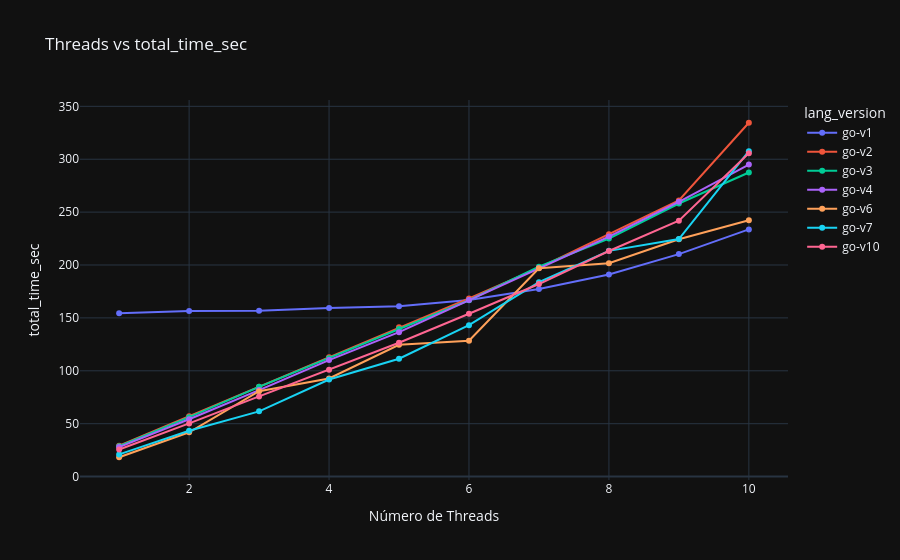
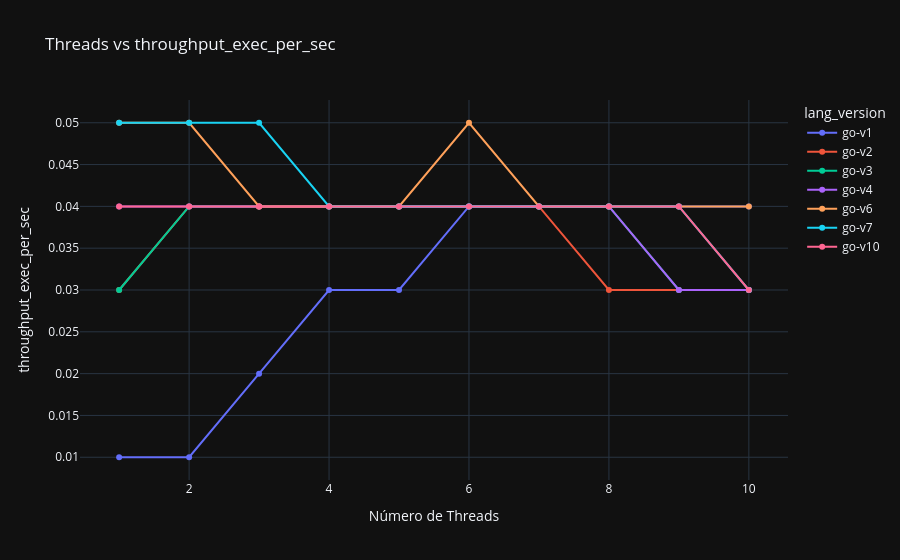
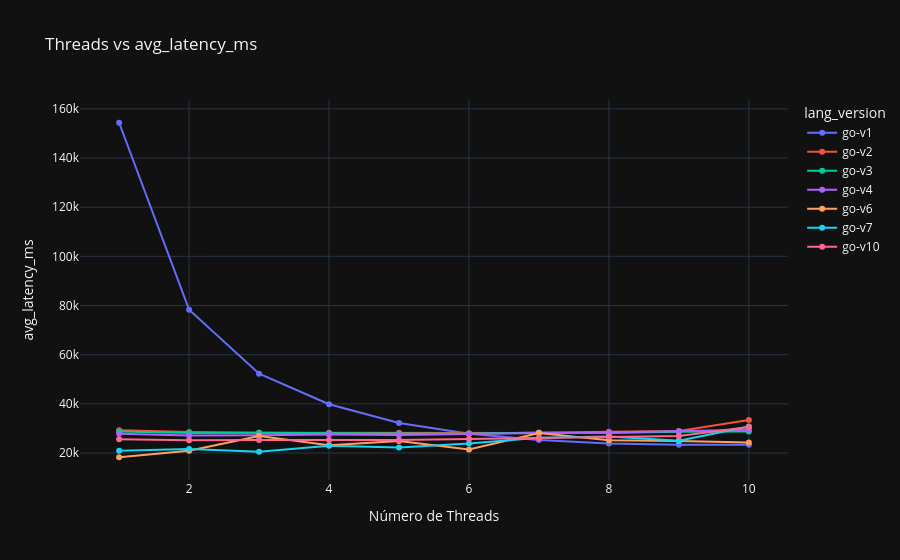

Notebook source saved alongside these figures, in order:
### Code cell
df_progression["lang_version"] = df_progression["language"] + "-" + df_progression["version"]

metrics = [
    "total_time_sec",
    "throughput_exec_per_sec",
    "avg_latency_ms"
]

for metric in metrics:
    fig = px.line(
        df_progression,
        x="threads",
        y=metric,
        color="lang_version",
        markers=True,
        title=f"Threads vs {metric}",
    )

    fig.update_layout(
        xaxis_title="Número de Threads",
        yaxis_title=metric,
        template="plotly_dark",
        hovermode="x unified"
    )

    fig.show()

### Figure 1 — Plotly figure (JSON) as saved in the notebook; plotly's stock layout.template omitted (floating-point values rounded to 4 significant figures)
{"data": [{"hovertemplate": "lang_version=go-v1<br>threads=%{x}<br>total_time_sec=%{y}<extra></extra>", "legendgroup": "go-v1", "line": {"color": "#636efa", "dash": "solid"}, "marker": {"symbol": "circle"}, "mode": "lines+markers", "name": "go-v1", "orientation": "v", "showlegend": true, "type": "scatter", "x": [1, 2, 3, 4, 5, 6, 7, 8, 9, 10], "xaxis": "x", "y": [154.3, 156.5, 156.7, 159.3, 161.0, 167.0, 177.4, 191.0, 210.3, 233.7], "yaxis": "y"}, {"hovertemplate": "lang_version=go-v2<br>threads=%{x}<br>total_time_sec=%{y}<extra></extra>", "legendgroup": "go-v2", "line": {"color": "#EF553B", "dash": "solid"}, "marker": {"symbol": "circle"}, "mode": "lines+markers", "name": "go-v2", "orientation": "v", "showlegend": true, "type": "scatter", "x": [1, 2, 3, 4, 5, 6, 7, 8, 9, 10], "xaxis": "x", "y": [29.22, 57.12, 84.82, 112.8, 141.2, 168.4, 197.2, 229.1, 261.0, 334.5], "yaxis": "y"}, {"hovertemplate": "lang_version=go-v3<br>threads=%{x}<br>total_time_sec=%{y}<extra></extra>", "legendgroup": "go-v3", "line": {"color": "#00cc96", "dash": "solid"}, "marker": {"symbol": "circle"}, "mode": "lines+markers", "name": "go-v3", "orientation": "v", "showlegend": true, "type": "scatter", "x": [1, 2, 3, 4, 5, 6, 7, 8, 9, 10], "xaxis": "x", "y": [28.77, 56.19, 84.81, 112.0, 139.5, 166.7, 198.5, 225.0, 258.1, 287.5], "yaxis": "y"}, {"hovertemplate": "lang_version=go-v4<br>threads=%{x}<br>total_time_sec=%{y}<extra></extra>", "legendgroup": "go-v4", "line": {"color": "#ab63fa", "dash": "solid"}, "marker": {"symbol": "circle"}, "mode": "lines+markers", "name": "go-v4", "orientation": "v", "showlegend": true, "type": "scatter", "x": [1, 2, 3, 4, 5, 6, 7, 8, 9, 10], "xaxis": "x", "y": [27.85, 54.14, 81.78, 110.1, 136.6, 166.8, 197.1, 226.9, 259.8, 295.0], "yaxis": "y"}, {"hovertemplate": "lang_version=go-v6<br>threads=%{x}<br>total_time_sec=%{y}<extra></extra>", "legendgroup": "go-v6", "line": {"color": "#FFA15A", "dash": "solid"}, "marker": {"symbol": "circle"}, "mode": "lines+markers", "name": "go-v6", "orientation": "v", "showlegend": true, "type": "scatter", "x": [1, 2, 3, 4, 5, 6, 7, 8, 9, 10], "xaxis": "x", "y": [18.27, 41.9, 80.76, 92.73, 124.5, 128.5, 197.0, 201.7, 224.4, 242.3], "yaxis": "y"}, {"hovertemplate": "lang_version=go-v7<br>threads=%{x}<br>total_time_sec=%{y}<extra></extra>", "legendgroup": "go-v7", "line": {"color": "#19d3f3", "dash": "solid"}, "marker": {"symbol": "circle"}, "mode": "lines+markers", "name": "go-v7", "orientation": "v", "showlegend": true, "type": "scatter", "x": [1, 2, 3, 4, 5, 6, 7, 8, 9, 10], "xaxis": "x", "y": [20.95, 43.27, 61.67, 91.74, 111.4, 143.1, 183.8, 213.4, 224.5, 307.6], "yaxis": "y"}, {"hovertemplate": "lang_version=go-v10<br>threads=%{x}<br>total_time_sec=%{y}<extra></extra>", "legendgroup": "go-v10", "line": {"color": "#FF6692", "dash": "solid"}, "marker": {"symbol": "circle"}, "mode": "lines+markers", "name": "go-v10", "orientation": "v", "showlegend": true, "type": "scatter", "x": [1, 2, 3, 4, 5, 6, 7, 8, 9, 10], "xaxis": "x", "y": [25.58, 50.29, 75.79, 101.0, 126.5, 153.9, 182.0, 213.2, 241.9, 305.7], "yaxis": "y"}], "layout": {"hovermode": "x unified", "legend": {"title": {"text": "lang_version"}, "tracegroupgap": 0}, "title": {"text": "Threads vs total_time_sec"}, "xaxis": {"anchor": "y", "domain": [0, 1], "title": {"text": "Número de Threads"}}, "yaxis": {"anchor": "x", "domain": [0, 1], "title": {"text": "total_time_sec"}}}}

### Figure 2 — Plotly figure (JSON) as saved in the notebook; plotly's stock layout.template omitted (floating-point values rounded to 4 significant figures)
{"data": [{"hovertemplate": "lang_version=go-v1<br>threads=%{x}<br>throughput_exec_per_sec=%{y}<extra></extra>", "legendgroup": "go-v1", "line": {"color": "#636efa", "dash": "solid"}, "marker": {"symbol": "circle"}, "mode": "lines+markers", "name": "go-v1", "orientation": "v", "showlegend": true, "type": "scatter", "x": [1, 2, 3, 4, 5, 6, 7, 8, 9, 10], "xaxis": "x", "y": [0.01, 0.01, 0.02, 0.03, 0.03, 0.04, 0.04, 0.04, 0.04, 0.04], "yaxis": "y"}, {"hovertemplate": "lang_version=go-v2<br>threads=%{x}<br>throughput_exec_per_sec=%{y}<extra></extra>", "legendgroup": "go-v2", "line": {"color": "#EF553B", "dash": "solid"}, "marker": {"symbol": "circle"}, "mode": "lines+markers", "name": "go-v2", "orientation": "v", "showlegend": true, "type": "scatter", "x": [1, 2, 3, 4, 5, 6, 7, 8, 9, 10], "xaxis": "x", "y": [0.03, 0.04, 0.04, 0.04, 0.04, 0.04, 0.04, 0.03, 0.03, 0.03], "yaxis": "y"}, {"hovertemplate": "lang_version=go-v3<br>threads=%{x}<br>throughput_exec_per_sec=%{y}<extra></extra>", "legendgroup": "go-v3", "line": {"color": "#00cc96", "dash": "solid"}, "marker": {"symbol": "circle"}, "mode": "lines+markers", "name": "go-v3", "orientation": "v", "showlegend": true, "type": "scatter", "x": [1, 2, 3, 4, 5, 6, 7, 8, 9, 10], "xaxis": "x", "y": [0.03, 0.04, 0.04, 0.04, 0.04, 0.04, 0.04, 0.04, 0.03, 0.03], "yaxis": "y"}, {"hovertemplate": "lang_version=go-v4<br>threads=%{x}<br>throughput_exec_per_sec=%{y}<extra></extra>", "legendgroup": "go-v4", "line": {"color": "#ab63fa", "dash": "solid"}, "marker": {"symbol": "circle"}, "mode": "lines+markers", "name": "go-v4", "orientation": "v", "showlegend": true, "type": "scatter", "x": [1, 2, 3, 4, 5, 6, 7, 8, 9, 10], "xaxis": "x", "y": [0.04, 0.04, 0.04, 0.04, 0.04, 0.04, 0.04, 0.04, 0.03, 0.03], "yaxis": "y"}, {"hovertemplate": "lang_version=go-v6<br>threads=%{x}<br>throughput_exec_per_sec=%{y}<extra></extra>", "legendgroup": "go-v6", "line": {"color": "#FFA15A", "dash": "solid"}, "marker": {"symbol": "circle"}, "mode": "lines+markers", "name": "go-v6", "orientation": "v", "showlegend": true, "type": "scatter", "x": [1, 2, 3, 4, 5, 6, 7, 8, 9, 10], "xaxis": "x", "y": [0.05, 0.05, 0.04, 0.04, 0.04, 0.05, 0.04, 0.04, 0.04, 0.04], "yaxis": "y"}, {"hovertemplate": "lang_version=go-v7<br>threads=%{x}<br>throughput_exec_per_sec=%{y}<extra></extra>", "legendgroup": "go-v7", "line": {"color": "#19d3f3", "dash": "solid"}, "marker": {"symbol": "circle"}, "mode": "lines+markers", "name": "go-v7", "orientation": "v", "showlegend": true, "type": "scatter", "x": [1, 2, 3, 4, 5, 6, 7, 8, 9, 10], "xaxis": "x", "y": [0.05, 0.05, 0.05, 0.04, 0.04, 0.04, 0.04, 0.04, 0.04, 0.03], "yaxis": "y"}, {"hovertemplate": "lang_version=go-v10<br>threads=%{x}<br>throughput_exec_per_sec=%{y}<extra></extra>", "legendgroup": "go-v10", "line": {"color": "#FF6692", "dash": "solid"}, "marker": {"symbol": "circle"}, "mode": "lines+markers", "name": "go-v10", "orientation": "v", "showlegend": true, "type": "scatter", "x": [1, 2, 3, 4, 5, 6, 7, 8, 9, 10], "xaxis": "x", "y": [0.04, 0.04, 0.04, 0.04, 0.04, 0.04, 0.04, 0.04, 0.04, 0.03], "yaxis": "y"}], "layout": {"hovermode": "x unified", "legend": {"title": {"text": "lang_version"}, "tracegroupgap": 0}, "title": {"text": "Threads vs throughput_exec_per_sec"}, "xaxis": {"anchor": "y", "domain": [0, 1], "title": {"text": "Número de Threads"}}, "yaxis": {"anchor": "x", "domain": [0, 1], "title": {"text": "throughput_exec_per_sec"}}}}

### Figure 3 — Plotly figure (JSON) as saved in the notebook; plotly's stock layout.template omitted (floating-point values rounded to 4 significant figures)
{"data": [{"hovertemplate": "lang_version=go-v1<br>threads=%{x}<br>avg_latency_ms=%{y}<extra></extra>", "legendgroup": "go-v1", "line": {"color": "#636efa", "dash": "solid"}, "marker": {"symbol": "circle"}, "mode": "lines+markers", "name": "go-v1", "orientation": "v", "showlegend": true, "type": "scatter", "x": [1, 2, 3, 4, 5, 6, 7, 8, 9, 10], "xaxis": "x", "y": [154300.0, 78260.0, 52250.0, 39840.0, 32200.0, 27830.0, 25340.0, 23870.0, 23370.0, 23370.0], "yaxis": "y"}, {"hovertemplate": "lang_version=go-v2<br>threads=%{x}<br>avg_latency_ms=%{y}<extra></extra>", "legendgroup": "go-v2", "line": {"color": "#EF553B", "dash": "solid"}, "marker": {"symbol": "circle"}, "mode": "lines+markers", "name": "go-v2", "orientation": "v", "showlegend": true, "type": "scatter", "x": [1, 2, 3, 4, 5, 6, 7, 8, 9, 10], "xaxis": "x", "y": [29220.0, 28560.0, 28270.0, 28200.0, 28230.0, 28060.0, 28180.0, 28640.0, 29000.0, 33450.0], "yaxis": "y"}, {"hovertemplate": "lang_version=go-v3<br>threads=%{x}<br>avg_latency_ms=%{y}<extra></extra>", "legendgroup": "go-v3", "line": {"color": "#00cc96", "dash": "solid"}, "marker": {"symbol": "circle"}, "mode": "lines+markers", "name": "go-v3", "orientation": "v", "showlegend": true, "type": "scatter", "x": [1, 2, 3, 4, 5, 6, 7, 8, 9, 10], "xaxis": "x", "y": [28770.0, 28100.0, 28270.0, 27990.0, 27910.0, 27780.0, 28350.0, 28130.0, 28680.0, 28750.0], "yaxis": "y"}, {"hovertemplate": "lang_version=go-v4<br>threads=%{x}<br>avg_latency_ms=%{y}<extra></extra>", "legendgroup": "go-v4", "line": {"color": "#ab63fa", "dash": "solid"}, "marker": {"symbol": "circle"}, "mode": "lines+markers", "name": "go-v4", "orientation": "v", "showlegend": true, "type": "scatter", "x": [1, 2, 3, 4, 5, 6, 7, 8, 9, 10], "xaxis": "x", "y": [27850.0, 27070.0, 27260.0, 27530.0, 27310.0, 27810.0, 28160.0, 28360.0, 28860.0, 29500.0], "yaxis": "y"}, {"hovertemplate": "lang_version=go-v6<br>threads=%{x}<br>avg_latency_ms=%{y}<extra></extra>", "legendgroup": "go-v6", "line": {"color": "#FFA15A", "dash": "solid"}, "marker": {"symbol": "circle"}, "mode": "lines+markers", "name": "go-v6", "orientation": "v", "showlegend": true, "type": "scatter", "x": [1, 2, 3, 4, 5, 6, 7, 8, 9, 10], "xaxis": "x", "y": [18270.0, 20950.0, 26920.0, 23180.0, 24910.0, 21410.0, 28140.0, 25220.0, 24930.0, 24230.0], "yaxis": "y"}, {"hovertemplate": "lang_version=go-v7<br>threads=%{x}<br>avg_latency_ms=%{y}<extra></extra>", "legendgroup": "go-v7", "line": {"color": "#19d3f3", "dash": "solid"}, "marker": {"symbol": "circle"}, "mode": "lines+markers", "name": "go-v7", "orientation": "v", "showlegend": true, "type": "scatter", "x": [1, 2, 3, 4, 5, 6, 7, 8, 9, 10], "xaxis": "x", "y": [20950.0, 21640.0, 20560.0, 22940.0, 22280.0, 23850.0, 26250.0, 26670.0, 24950.0, 30760.0], "yaxis": "y"}, {"hovertemplate": "lang_version=go-v10<br>threads=%{x}<br>avg_latency_ms=%{y}<extra></extra>", "legendgroup": "go-v10", "line": {"color": "#FF6692", "dash": "solid"}, "marker": {"symbol": "circle"}, "mode": "lines+markers", "name": "go-v10", "orientation": "v", "showlegend": true, "type": "scatter", "x": [1, 2, 3, 4, 5, 6, 7, 8, 9, 10], "xaxis": "x", "y": [25580.0, 25140.0, 25260.0, 25240.0, 25300.0, 25650.0, 26000.0, 26660.0, 26870.0, 30570.0], "yaxis": "y"}], "layout": {"hovermode": "x unified", "legend": {"title": {"text": "lang_version"}, "tracegroupgap": 0}, "title": {"text": "Threads vs avg_latency_ms"}, "xaxis": {"anchor": "y", "domain": [0, 1], "title": {"text": "Número de Threads"}}, "yaxis": {"anchor": "x", "domain": [0, 1], "title": {"text": "avg_latency_ms"}}}}
